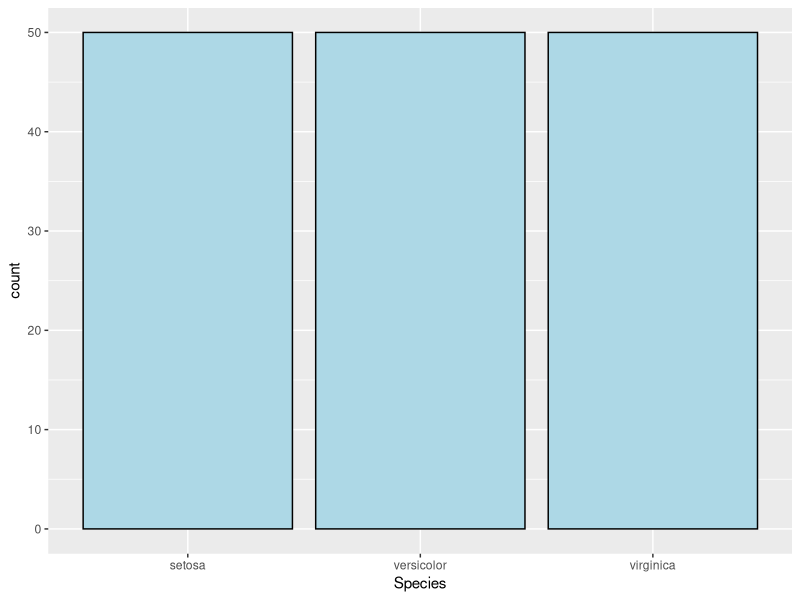
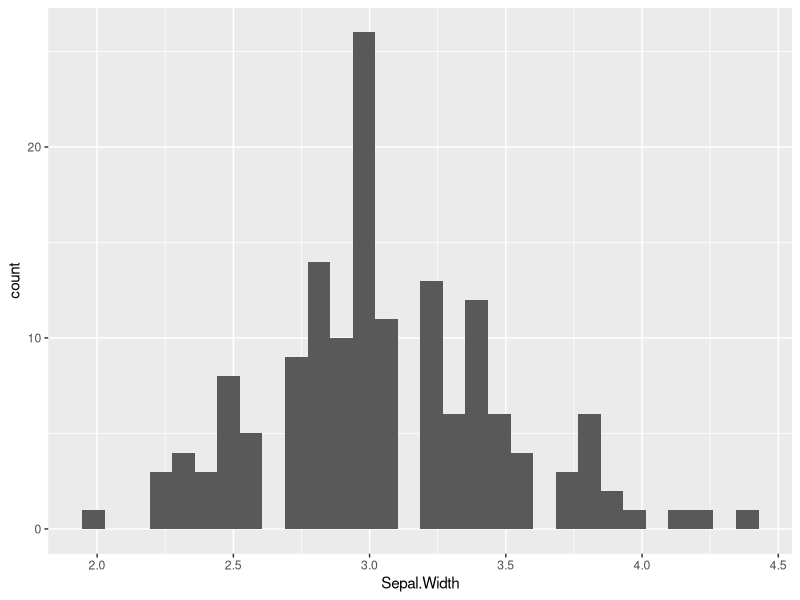
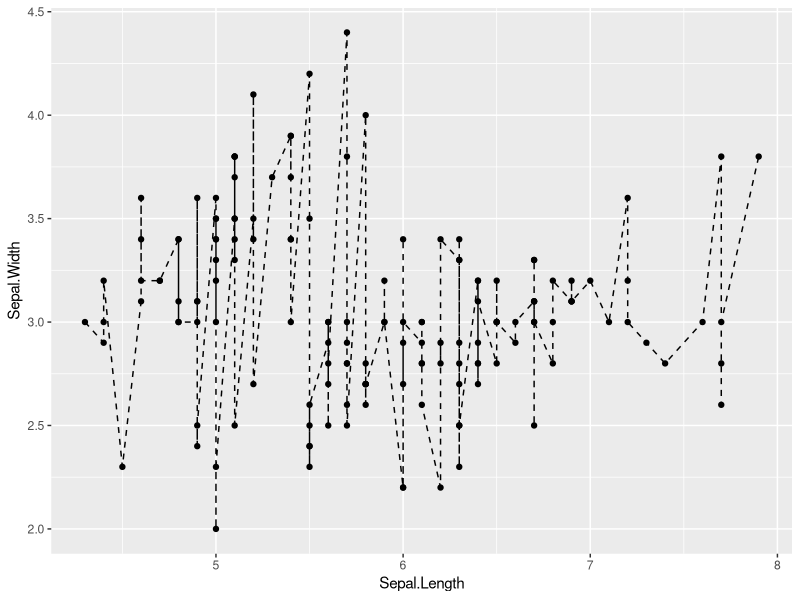
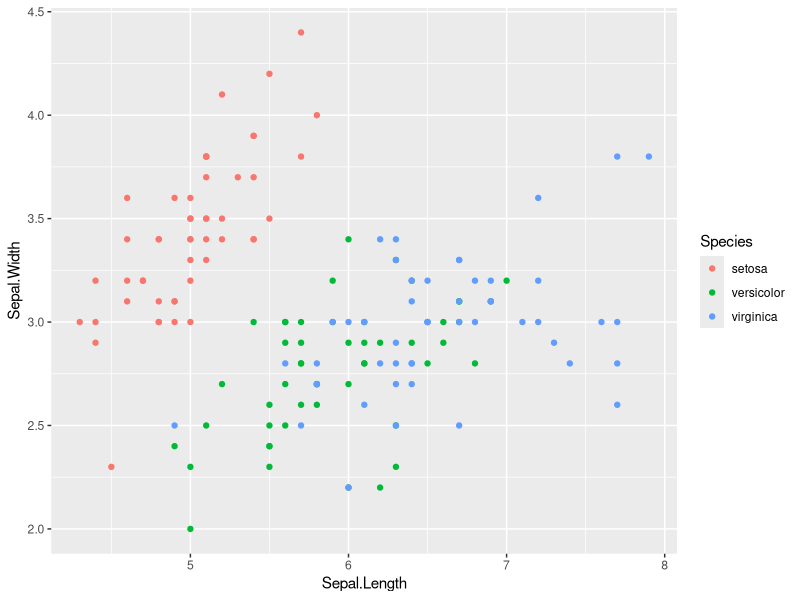

These charts were generated, in order, by the following R code:

library(ggplot2)

#Univariable-Discrete (bar chart)
ggplot(data=iris, aes(x=Species))+geom_bar(fill="lightblue",colour="black")

#Univariable-Countinuous
ggplot(data=iris, aes(x=Sepal.Width))+geom_histogram()

#Bivariable-C vs.C (line chart)
ggplot(data=iris, aes(x=Sepal.Length, y=Sepal.Width))+geom_line(linetype="dashed")+geom_point()


#Multivariable-CCD (plot diagram)
ggplot(data=iris)+geom_point(aes(x=Sepal.Length, y=Sepal.Width, color=Species))





